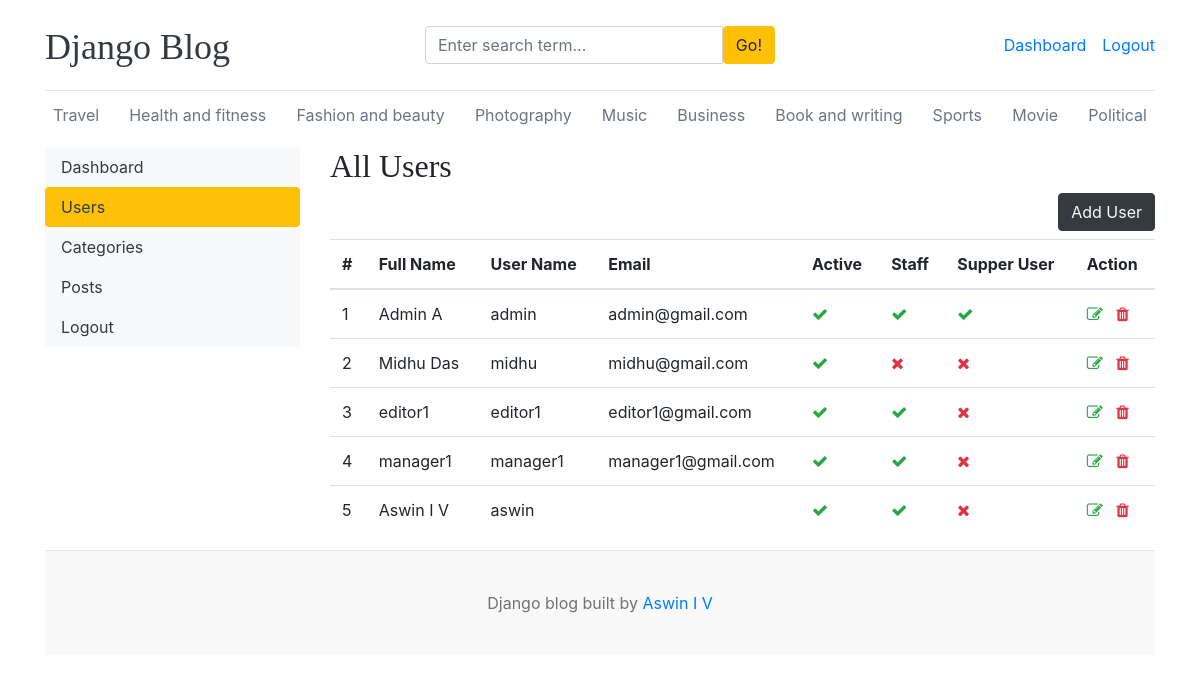
The page /dashboard/users/ (signed in) on the database its author committed.
### blogs/models.py (models this page shows, shortened)
class Category(models.Model):
    category_name = models.CharField(max_length=50,unique=True)
    created_at = models.DateTimeField(auto_now_add=True)
    updated_at = models.DateTimeField(auto_now=True)
    class Meta:
        verbose_name_plural = 'categories'

### dashboards/views.py (the view)
# urls.py: path('users/',views.users,name='users'),
@permission_required('auth.view_user',raise_exception=True)
def users(request):
    users = User.objects.all()
    context ={
        'users':users,
    }
    return render(request,'dashboard/users.html',context)

### blogs/context_processors.py (called while the page is built)
def get_categories(request):
    categories = Category.objects.all()
    return dict(categories=categories)

def get_social_links(request):
    social_links = SocialLink.objects.all()
    return dict(social_links=social_links)

### templates/dashboard/users.html (shortened to what this page needs)
{% extends 'base.html' %}
{% block content %}
<div class="row">
   {% include 'dashboard/sidebar.html' %}
     <div class="col-md-9">
      {% if perms.auth.view_user %}
        <h2>All Users</h2>
        <a href="{% url 'add_users' %}" class="btn btn-dark text-light float-right mb-2">Add User</a>
        <table class="table table-hover">
  <thead>
    <tr>
      <th>#</th>
      <th>Full Name</th>
      <th>User Name</th>
      <th>Email</th>
       <th>Active</th>
       <th>Staff</th>
       <th>Supper User</th>
      <th>Action</th>
    </tr>
  </thead>
  <tbody>
    {% for user in users %}
    <tr>
      <td >{{forloop.counter}}</td>
      <td>{{user.first_name}} {{user.last_name}}</td>
      <td>{{user.username}}</td>
      <td>{{user.email}}</td>
       <td>{%if user.is_active%}<i class="fa fa-check text-success"></i>{%else%}<i class="fa fa-times text-danger"></i>{%endif%}</td>
      <td>{%if user.is_staff%}<i class="fa fa-check text-success"></i>{%else%}<i class="fa fa-times text-danger"></i>{%endif%}</td>
      <td>{%if user.is_superuser%}<i class="fa fa-check text-success"></i>{%else%}<i class="fa fa-times text-danger"></i>{%endif%}</td>
      <td>
        <a href="{% url 'edit_user' user.id %}"><i class="fa fa-edit text-success"></i></a>
        <a href="{% url 'delete_user' user.id %}"><i class="fa fa-trash text-danger"></i></a>
    </td>
    </tr>
    {% endfor %}
  </tbody>
</table>
{% else %}
<h5>You do not have permission to view this page</h5>
{% endif %}
     </div>
</div>
{%endblock%}

### templates/base.html (shortened to what this page needs)
{% load static %}
<!DOCTYPE html>
<html lang="en">
<head>
    <link href="https://getbootstrap.com/docs/4.0/dist/css/bootstrap.min.css" rel="stylesheet">
    <link href="{% static 'css/blog.css' %}" rel="stylesheet">
    <link rel="stylesheet" href="https://cdnjs.cloudflare.com/ajax/libs/font-awesome/4.7.0/css/font-awesome.min.css">
  </head>
<body>
    <div class="container">
      <header class="blog-header py-3">
        <div class="row flex-nowrap justify-content-between align-items-center">
          <div class="col-4 pt-1">
            <a class="blog-header-logo text-dark" href="/">Django Blog</a>
          </div>
          <div class="col-4">
           <form action="{% url 'search' %}" method="get">
             <div class="input-group">
                  <input class="form-control" type="text" name="keyword" value="{{keyword}}" placeholder="Enter search term..." aria-label="Enter search term..." aria-describedby="button-search" />
                  <button type="submit" class="btn btn-warning" id="button-search" type="button">Go!</button>
              </div>
           </form>
          </div>
          <div class="col-4 d-flex justify-content-end align-items-center">
            {% if not user.is_authenticated %}
            <a class="btn btn-sm btn-warning" href="{% url 'login' %}">Login</a> &nbsp;
            <a class="btn btn-sm btn-outline-secondary" href="{% url 'register' %}">Register</a>
            {% else %}
             <span><a href="{% url 'dashboard' %}">Dashboard</a></span>
            <span><a href="{% url 'logout' %}"> Logout</a></span>
            {% endif %}
          </div>
        </div>
      </header>
      <div class="nav-scroller py-1 mb-2">
        <nav class="nav d-flex justify-content-between">
          {% for cat in categories %}
          <a class="p-2 text-muted" href="{% url 'posts_by_category' cat.id %}">{{ cat.category_name }}</a>
          {% endfor %}
        </nav>
      </div>
{% block content %}
{% endblock %}
       <footer class="blog-footer">
  <p>Django blog built  by <a href="#">Aswin I V</a></p>
</footer>
</body>
</html>

### blog_main/static/css/blog.css (style rules this page uses)
.blog-header { border-bottom: 1px solid #e5e5e5; }
.blog-header-logo { font-family: "Playfair Display", Georgia, "Times New Roman", serif; font-size: 2.25rem; }
h1, h2, h3, h4, h5, h6 { font-family: "Playfair Display", Georgia, "Times New Roman", serif; }
.blog-footer { padding: 2.5rem 0; color: #727272; text-align: center; background-color: #f9f9f9; border-top: .05rem solid #e5e5e5; }
.blog-footer p:last-child { margin-bottom: 0; }

### rows shown on the page
Category: category_name "Travel"
Category: category_name "Health and fitness"
Category: category_name "Fashion and beauty"
Category: category_name "Photography"
Category: category_name "Music"
Category: category_name "Business"
Category: category_name "Book and writing"
Category: category_name "Sports"
Category: category_name "Movie"
Category: category_name "Political"

### other values the page prints
{{ user.first_name }} "Admin"
{{ user.last_name }} "A"
{{ user.username }} "admin"
{{ user.email }} "admin@gmail.com"
{{ user.first_name }} "Midhu"
{{ user.last_name }} "Das"
{{ user.username }} "midhu"
{{ user.email }} "midhu@gmail.com"
{{ user.first_name }} "editor1"
{{ user.username }} "editor1"
{{ user.email }} "editor1@gmail.com"
{{ user.first_name }} "manager1"
{{ user.username }} "manager1"
{{ user.email }} "manager1@gmail.com"
{{ user.first_name }} "Aswin"
